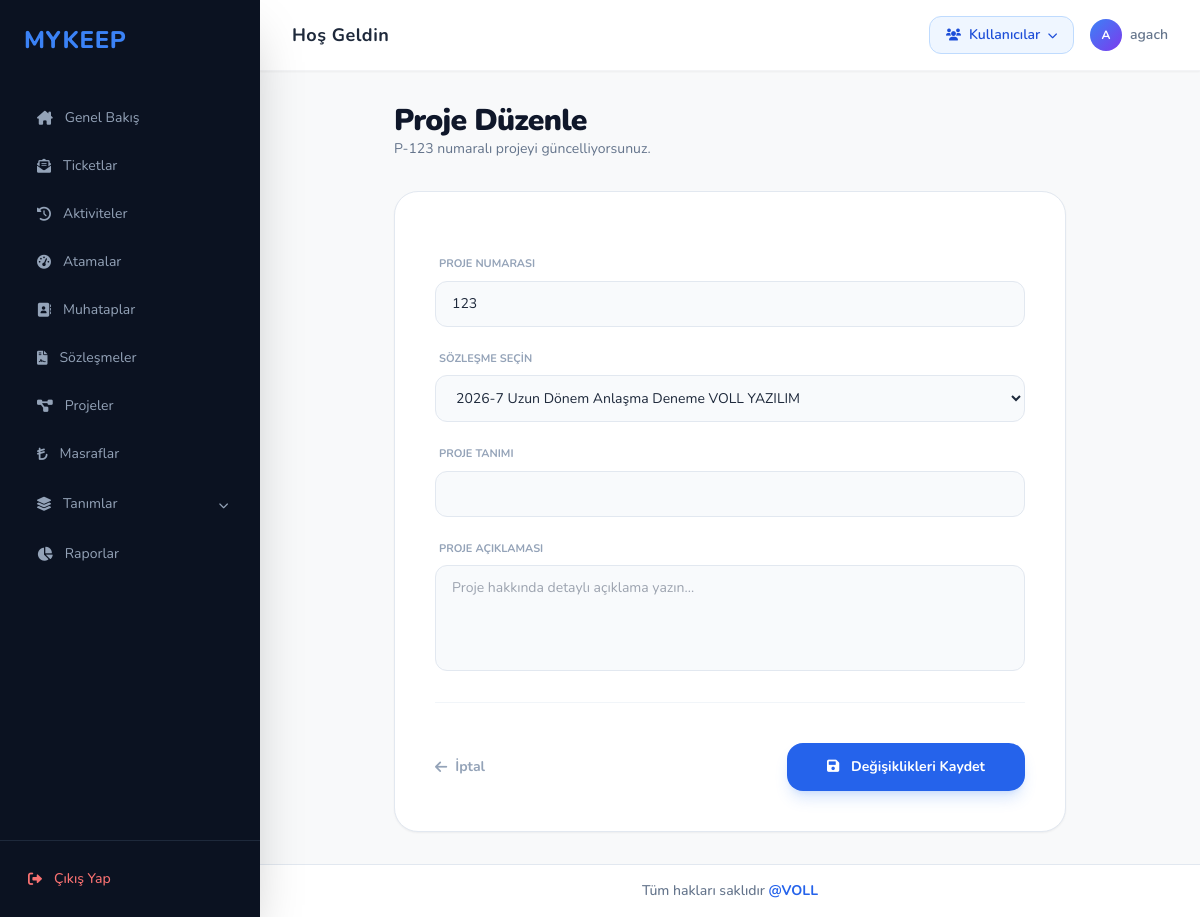
Page /projeler/duzenle/123/ (signed in) on the committed database.
### proje/models.py (models this page shows, shortened)
class projeler(models.Model):
    projeno = models.IntegerField(primary_key=True, blank=False)
    sozlesme_baglantisi = models.ForeignKey(
        'sozlesme.sozlesmeler',
        to_field='sozlesmeno',
        on_delete=models.CASCADE,
        verbose_name="İlgili Sözleşme"
    )
    tanim = models.CharField(max_length=255, null=True, blank=True, verbose_name="Proje Tanımı")
    aciklama = models.TextField(null=True, blank=True, verbose_name="Proje Açıklaması")

### proje/views.py (the view, shortened to what this page needs)
# urls.py: path('projeler/duzenle/<int:pk>/', proje_views.proje_duzenle, name='proje_duzenle'),
def proje_duzenle(request, pk):
    kayit = get_object_or_404(projeler, pk=pk)
    if request.method == "POST":
        form = ProjeForm(request.POST, instance=kayit, user=request.user)
        if form.is_valid():
            form.save()
            return redirect('proje_listesi')
    else:
        form = ProjeForm(instance=kayit, user=request.user)
    return render(request, 'proje_duzenle.html', {'form': form, 'kayit': kayit})

### muhatap/models.py (called while the page is built)
    def __str__(self):
        return f"{self.unvan}   "

### sozlesme/models.py (called while the page is built)
    def __str__(self):
        return self.tanim

    def __str__(self):
        return f"{self.sozlesmeno} {self.tip}  {self.tanim} {str(self.muhatap)}"

### templates/proje_duzenle.html (shortened to what this page needs)
{% extends 'base.html' %}
{% block content %}
<div class="max-w-2xl mx-auto">
    <div class="mb-8">
        <h1 class="text-3xl font-black text-slate-900 tracking-tight">Proje Düzenle</h1>
        <p class="text-sm text-slate-500">P-{{ kayit.projeno }} numaralı projeyi güncelliyorsunuz.</p>
    </div>
    <div class="bg-white border border-slate-200 rounded-3xl shadow-sm overflow-hidden">
        <form method="post" class="p-10 space-y-6">
            {% for field in form %}
            <div>
                <label class="block text-[11px] font-bold text-slate-400 uppercase mb-2 px-1">{{ field.label }}</label>
                {{ field }}
            </div>
            {% endfor %}
            <div class="flex items-center justify-between pt-10 border-t border-slate-100 mt-4">
                <a href="{% url 'proje_listesi' %}" class="text-sm font-bold text-slate-400 hover:text-slate-600 flex items-center">
                    <i class="fa-solid fa-arrow-left mr-2"></i> İptal
                </a>
                <button type="submit" class="bg-blue-600 hover:bg-blue-700 text-white px-10 py-3.5 rounded-2xl font-bold text-sm shadow-lg shadow-blue-500/20 transition-all active:scale-95">
                    <i class="fa-solid fa-floppy-disk mr-2"></i> Değişiklikleri Kaydet
                </button>
            </div>
        </form>
    </div>
</div>
{% endblock %}

### templates/base.html (shortened to what this page needs)
<!DOCTYPE html>
<html lang="tr">
<head>
    <script src="https://cdn.tailwindcss.com"></script>
    {% load static %}
    <link rel="stylesheet" href="{% static 'responsive.css' %}?v=2.5">
    <link href="https://cdnjs.cloudflare.com/ajax/libs/font-awesome/6.0.0/css/all.min.css" rel="stylesheet">
    <link href="https://cdn.jsdelivr.net/npm/tom-select@2.2.2/dist/css/tom-select.css" rel="stylesheet">
    <link href="https://cdn.jsdelivr.net/npm/flatpickr/dist/flatpickr.min.css" rel="stylesheet">
</head>
<body class="bg-[#f8f9fa] text-slate-800 overflow-hidden">
    <div class="flex h-screen">
        <aside class="w-[260px] bg-[#0b1221] flex flex-col shadow-2xl z-20">
            <div class="p-6">
                <h1 class="text-2xl font-extrabold tracking-wide text-blue-500 uppercase">MYKEEP</h1>
            </div>
            <nav class="flex-1 space-y-1 overflow-y-auto mt-4">
                <a href="{% url 'index' %}" class="flex items-center space-x-3 py-3 px-8 transition-all duration-200 {% if request.resolver_match.url_name == 'index' %}bg-[#151f32] text-white font-bold border-l-[5px] border-blue-500{% else %}text-slate-400 hover:text-white hover:bg-[#151f32]/50 border-l-[5px] border-transparent{% endif %}">
                    <i class="fa-solid fa-house-chimney text-sm"></i>
                    <span class="text-sm">Genel Bakış</span>
                </a>
                <a href="{% url 'ticket_listesi' %}" class="flex items-center space-x-3 py-3 px-8 transition-all duration-200 {% if request.resolver_match.url_name == 'ticket_listesi' %}bg-[#151f32] text-white font-bold border-l-[5px] border-blue-500{% else %}text-slate-400 hover:text-white hover:bg-[#151f32]/50 border-l-[5px] border-transparent{% endif %}">
                    <i class="fa-solid fa-envelope-open-text text-sm"></i>
                    <span class="text-sm">Ticketlar</span>
                </a>
                <a href="{% url 'aktivite_listesi' %}" class="flex items-center space-x-3 py-3 px-8 transition-all duration-200 {% if 'aktivite' in request.resolver_match.url_name and 'rapor' not in request.resolver_match.url_name %}bg-[#151f32] text-white font-bold border-l-[5px] border-blue-500{% else %}text-slate-400 hover:text-white hover:bg-[#151f32]/50 border-l-[5px] border-transparent{% endif %}">
                    <i class="fa-solid fa-clock-rotate-left text-sm"></i>
                    <span class="text-sm">Aktiviteler</span>
                </a>
                <a href="{% url 'efor_listesi' %}" class="flex items-center space-x-3 py-3 px-8 transition-all duration-200 {% if 'efor' in request.resolver_match.url_name and 'rapor' not in request.resolver_match.url_name %}bg-[#151f32] text-white font-bold border-l-[5px] border-blue-500{% else %}text-slate-400 hover:text-white hover:bg-[#151f32]/50 border-l-[5px] border-transparent{% endif %}">
                    <i class="fa-solid fa-gauge-high text-sm"></i>
                    <span class="text-sm">Atamalar</span>
                </a>
                {% if request.user.is_superuser or request.user.userprofile.role == 'Admin' %}
                <a href="{% url 'muhatap_listesi' %}" class="flex items-center space-x-3 py-3 px-8 transition-all duration-200 {% if request.resolver_match.url_name == 'muhatap_listesi' %}bg-[#151f32] text-white font-bold border-l-[5px] border-blue-500{% else %}text-slate-400 hover:text-white hover:bg-[#151f32]/50 border-l-[5px] border-transparent{% endif %}">
                    <i class="fa-solid fa-address-book text-sm"></i>
                    <span class="text-sm">Muhataplar</span>
                </a>
                {% endif %}
                {% if request.user.is_superuser or request.user.userprofile.role != 'Danisman' %}
                <a href="{% url 'sozlesme_listesi' %}" class="flex items-center space-x-3 py-3 px-8 transition-all duration-200 {% if request.resolver_match.url_name == 'sozlesme_listesi' %}bg-[#151f32] text-white font-bold border-l-[5px] border-blue-500{% else %}text-slate-400 hover:text-white hover:bg-[#151f32]/50 border-l-[5px] border-transparent{% endif %}">
                    <i class="fa-solid fa-file-contract text-sm"></i>
                    <span class="text-sm">Sözleşmeler</span>
                </a>
                {% endif %}
                <a href="{% url 'proje_listesi' %}" class="flex items-center space-x-3 py-3 px-8 transition-all duration-200 {% if request.resolver_match.url_name == 'proje_listesi' %}bg-[#151f32] text-white font-bold border-l-[5px] border-blue-500{% else %}text-slate-400 hover:text-white hover:bg-[#151f32]/50 border-l-[5px] border-transparent{% endif %}">
                    <i class="fa-solid fa-diagram-project text-sm"></i>
                    <span class="text-sm">Projeler</span>
                </a>
                {% if not request.user.userprofile.role == 'Firma' or request.user.is_superuser %}
                <a href="{% url 'masraf_listesi' %}" class="flex items-center space-x-3 py-3 px-8 transition-all duration-200 {% if 'masraf' in request.resolver_match.url_name and 'turu' not in request.resolver_match.url_name %}bg-[#151f32] text-white font-bold border-l-[5px] border-blue-500{% else %}text-slate-400 hover:text-white hover:bg-[#151f32]/50 border-l-[5px] border-transparent{% endif %}">
                    <i class="fa-solid fa-turkish-lira-sign text-sm"></i>
                    <span class="text-sm">Masraflar</span>
                </a>
                {% endif %}
                {% if request.user.is_superuser or request.user.userprofile.role == 'Admin' %}
                <details class="group" >
                    <summary class="flex items-center justify-between py-3 px-8 cursor-pointer transition-all duration-200 text-slate-400 hover:text-white hover:bg-[#151f32]/50 border-l-[5px] border-transparent select-none">
                        <div class="flex items-center space-x-3">
                            <i class="fa-solid fa-layer-group text-sm"></i>
                            <span class="text-sm">Tanımlar</span>
                        </div>
                        <span class="transition group-open:rotate-180">
                            <i class="fa-solid fa-chevron-down text-[10px]"></i>
                        </span>
                    </summary>
                </details>
                {% endif %}
                <a href="{% url 'raporlar_sayfasi' %}" class="flex items-center space-x-3 py-3 px-8 transition-all duration-200 {% if 'rapor' in request.resolver_match.url_name or 'atanmamis' in request.resolver_match.url_name %}bg-[#151f32] text-white font-bold border-l-[5px] border-blue-500{% else %}text-slate-400 hover:text-white hover:bg-[#151f32]/50 border-l-[5px] border-transparent{% endif %}">
                    <i class="fa-solid fa-chart-pie text-sm"></i>
                    <span class="text-sm">Raporlar</span>
                </a>
            </nav>
            <div class="p-4 border-t border-slate-800 mt-auto">
                <a href="{% url 'uyelik:cikis' %}" class="flex items-center space-x-3 p-3 rounded-lg hover:bg-red-500/10 transition text-red-400 hover:text-red-300">
                    <i class="fa-solid fa-right-from-bracket text-sm"></i>
                    <span class="text-sm font-medium">Çıkış Yap</span>
                </a>
            </div>
        </aside>
        <main class="flex-1 flex flex-col overflow-y-auto">
            <header class="bg-white px-8 py-4 flex items-center justify-between sticky top-0 z-10 border-b border-gray-100 shadow-sm">
                <div class="text-slate-800 font-bold text-lg tracking-wide">Hoş Geldin</div>
                <div class="flex items-center space-x-4">
                    {% if request.user.is_superuser or request.user.userprofile.role == 'Admin' %}
                    <div class="relative" id="kullanici-menu-wrapper">
                        <button onclick="document.getElementById('kullanici-dropdown').classList.toggle('hidden')"
                                class="flex items-center space-x-2 bg-blue-50 hover:bg-blue-100 text-blue-700 px-4 py-2 rounded-xl font-semibold text-sm transition-all border border-blue-200 hover:border-blue-300">
                            <i class="fa-solid fa-users text-xs"></i>
                            <span>Kullanıcılar</span>
                            <i class="fa-solid fa-chevron-down text-[10px] ml-1"></i>
                        </button>
                    </div>
                    {% endif %}
                    <div class="flex items-center space-x-2">
                        <div class="w-8 h-8 rounded-full bg-gradient-to-br from-blue-500 to-violet-600 flex items-center justify-center text-white text-xs font-bold">
                            {{ request.user.username|first|upper }}
                        </div>
                        <span class="text-sm font-semibold text-slate-500">{{ request.user.username|default:"admin" }}</span>
                    </div>
                </div>
            </header>
            <div class="p-8">
                {% block content %}
                {% endblock %}
            </div>
            <footer class="mt-auto py-4 text-center border-t border-slate-200 bg-white">
                <p class="text-sm text-slate-500 font-medium">
                    Tüm hakları saklıdır <a href="https://www.volltr.com/" target="_blank" class="text-blue-600 hover:text-blue-800 font-bold transition">@VOLL</a>
                </p>
            </footer>
        </main>
    </div>
</body>
</html>

### static/responsive.css (style rules this page uses)
*, *::before, *::after { box-sizing: border-box; }

### templates/base.html (style rules this page uses)
* { scrollbar-width: thin; scrollbar-color: #cbd5e1 transparent; }
body { font-family: 'Nunito', sans-serif; }

### rows in the picture
projeler: projeno "123", form "123" "2026-7 Uzun Dönem Anlaşma Deneme VOLL YAZILIM"

### other values in the picture
{{ request.user.username|first|upper }} "A"
{{ request.user.username|default:"admin" }} "agach"
{{ field.label }} "PROJE NUMARASI" "SÖZLEŞME SEÇIN" "PROJE TANIMI" "PROJE AÇIKLAMASI"
